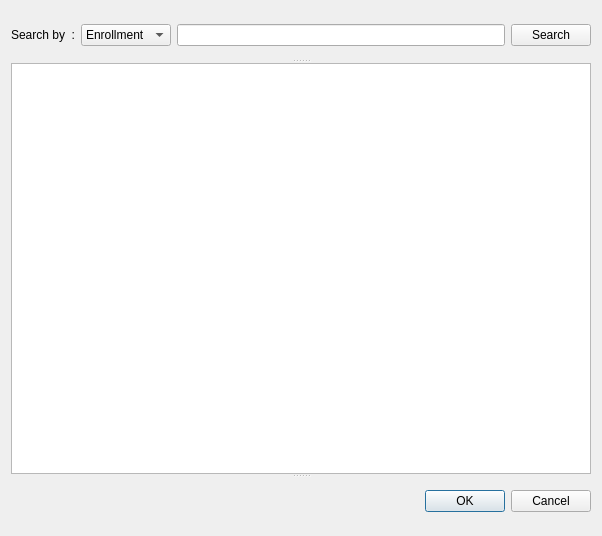
<?xml version="1.0" encoding="UTF-8"?>
<ui version="4.0">
 <class>Dialog</class>
 <widget class="QDialog" name="Dialog">
  <property name="geometry">
   <rect>
    <x>0</x>
    <y>0</y>
    <width>602</width>
    <height>536</height>
   </rect>
  </property>
  <property name="windowTitle">
   <string>Dialog</string>
  </property>
  <layout class="QGridLayout" name="gridLayout">
   <item row="0" column="0">
    <widget class="QSplitter" name="splitter_2">
     <property name="orientation">
      <enum>Qt::Vertical</enum>
     </property>
     <widget class="QWidget" name="">
      <layout class="QHBoxLayout" name="horizontalLayout">
       <item>
        <widget class="QLabel" name="label">
         <property name="text">
          <string>Search by  :</string>
         </property>
        </widget>
       </item>
       <item>
        <widget class="QComboBox" name="comboBox">
         <item>
          <property name="text">
           <string>Enrollment</string>
          </property>
         </item>
         <item>
          <property name="text">
           <string>Date</string>
          </property>
         </item>
         <item>
          <property name="text">
           <string>Subect</string>
          </property>
         </item>
        </widget>
       </item>
       <item>
        <widget class="QLineEdit" name="search"/>
       </item>
       <item>
        <widget class="QPushButton" name="pushButton">
         <property name="text">
          <string>Search</string>
         </property>
        </widget>
       </item>
      </layout>
     </widget>
     <widget class="QSplitter" name="splitter">
      <property name="orientation">
       <enum>Qt::Vertical</enum>
      </property>
      <widget class="QTextBrowser" name="textBrowser"/>
      <widget class="QDialogButtonBox" name="buttonBox">
       <property name="orientation">
        <enum>Qt::Horizontal</enum>
       </property>
       <property name="standardButtons">
        <set>QDialogButtonBox::Cancel|QDialogButtonBox::Ok</set>
       </property>
      </widget>
     </widget>
    </widget>
   </item>
  </layout>
 </widget>
 <resources/>
 <connections>
  <connection>
   <sender>buttonBox</sender>
   <signal>accepted()</signal>
   <receiver>Dialog</receiver>
   <slot>accept()</slot>
   <hints>
    <hint type="sourcelabel">
     <x>208</x>
     <y>431</y>
    </hint>
    <hint type="destinationlabel">
     <x>157</x>
     <y>274</y>
    </hint>
   </hints>
  </connection>
  <connection>
   <sender>buttonBox</sender>
   <signal>rejected()</signal>
   <receiver>Dialog</receiver>
   <slot>reject()</slot>
   <hints>
    <hint type="sourcelabel">
     <x>208</x>
     <y>431</y>
    </hint>
    <hint type="destinationlabel">
     <x>286</x>
     <y>274</y>
    </hint>
   </hints>
  </connection>
 </connections>
</ui>
